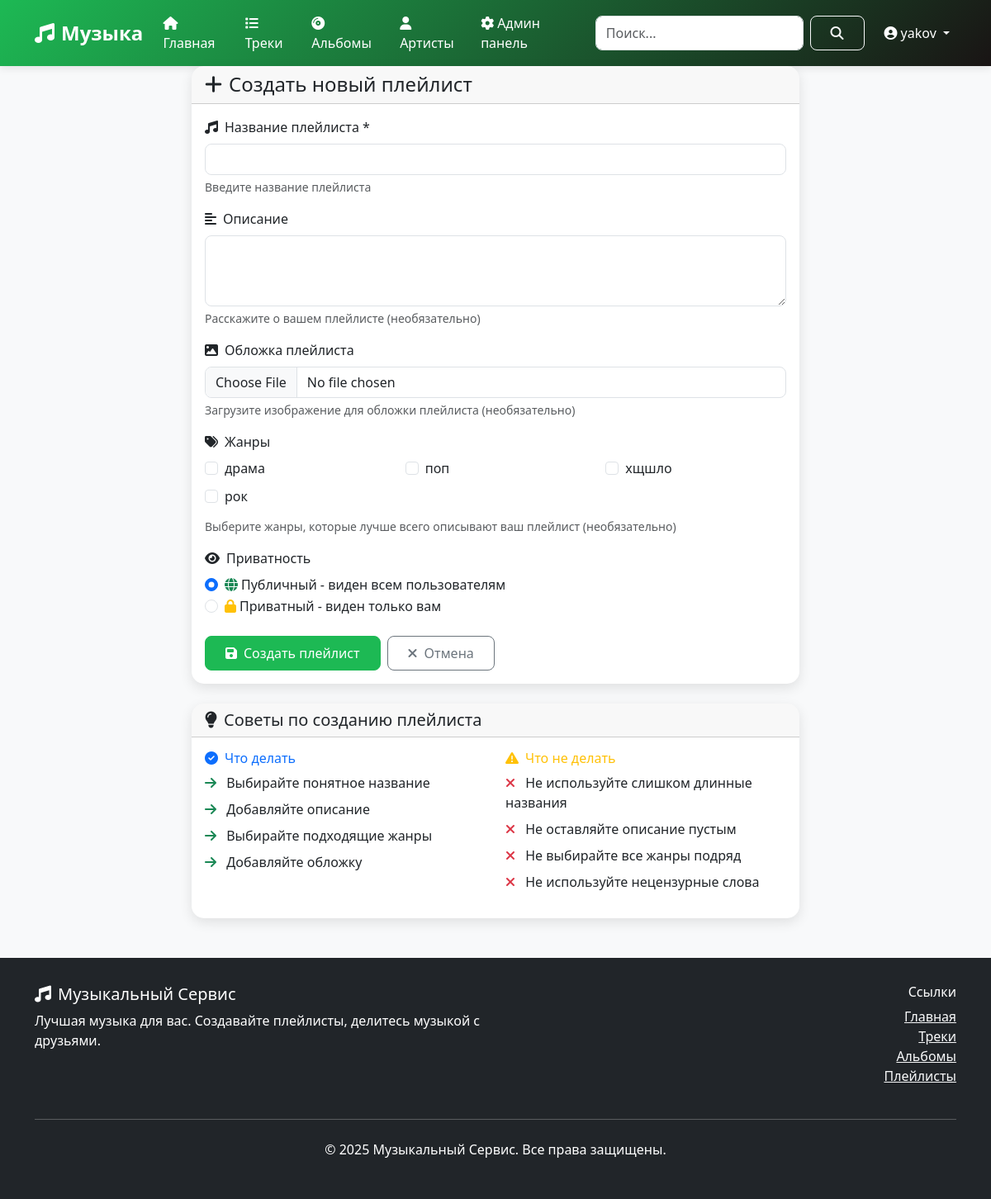
The page /playlist/create/ (signed in) on the database its author committed.
### music/models.py (models this page shows, shortened)
class User(AbstractUser):
    id = models.UUIDField(primary_key=True, default=uuid.uuid4, editable=False)
    login = models.CharField(max_length=100, unique=True)
    email = models.EmailField(unique=True)
    password = models.CharField(max_length=128)
    date_of_birth = models.DateField(null=True, blank=True)
    registration_date = models.DateTimeField(auto_now_add=True)
    avatar_url = models.URLField(max_length=500, null=True, blank=True)
    role = models.CharField(max_length=20, choices=[
        ('user', 'User'),
        ('admin', 'Admin'),
        ('moderator', 'Moderator')
    ], default='user')
    objects = CustomUserManager()
    USERNAME_FIELD = 'login'
    REQUIRED_FIELDS = ['email']
    class Meta:
        db_table = 'пользователи'
        verbose_name = 'Пользователь'
        verbose_name_plural = 'Пользователи'
    class Meta:
        db_table = 'пользователи'
        verbose_name = 'Пользователь'
        verbose_name_plural = 'Пользователи'

class Genre(models.Model):
    id = models.UUIDField(primary_key=True, default=uuid.uuid4, editable=False)
    name = models.CharField(max_length=100, unique=True, verbose_name='Название жанра')
    class Meta:
        db_table = 'жанры'
        verbose_name = 'Жанр'
        verbose_name_plural = 'Жанры'

### music/views.py (the view, shortened to what this page needs)
# urls.py: path('playlist/create/', views.create_playlist, name='create_playlist'),
@login_required
def create_playlist(request):
    if not request.user.is_authenticated:
        messages.error(request, 'Необходимо войти в систему для создания плейлиста.')
        return redirect('music:login')
    genres = Genre.objects.all()
    context = {
        'genres': genres,
    }
    return render(request, 'music/create_playlist.html', context)

### music/templates/music/create_playlist.html (shortened to what this page needs)
{% extends 'music/base.html' %}
{% block content %}
<div class="container">
    <div class="row justify-content-center">
        <div class="col-lg-8">
            <div class="card">
                <div class="card-header">
                    <h2 class="h4 mb-0">
                        <i class="fas fa-plus me-2"></i>Создать новый плейлист
                    </h2>
                </div>
                <div class="card-body">
                    <form method="POST" enctype="multipart/form-data">
                        <div class="mb-3">
                            <label for="name" class="form-label">
                                <i class="fas fa-music me-2"></i>Название плейлиста *
                            </label>
                            <input type="text" class="form-control" id="name" name="name" required>
                            <div class="form-text">Введите название плейлиста</div>
                        </div>
                        <div class="mb-3">
                            <label for="description" class="form-label">
                                <i class="fas fa-align-left me-2"></i>Описание
                            </label>
                            <textarea class="form-control" id="description" name="description" rows="3"></textarea>
                            <div class="form-text">Расскажите о вашем плейлисте (необязательно)</div>
                        </div>
                        <div class="mb-3">
                            <label for="photo" class="form-label">
                                <i class="fas fa-image me-2"></i>Обложка плейлиста
                            </label>
                            <input type="file" class="form-control" id="photo" name="photo" accept="image/*">
                            <div class="form-text">Загрузите изображение для обложки плейлиста (необязательно)</div>
                        </div>
                        <div class="mb-3">
                            <label class="form-label">
                                <i class="fas fa-tags me-2"></i>Жанры
                            </label>
                            <div class="row">
                                {% for genre in genres %}
                                    <div class="col-md-4 mb-2">
                                        <div class="form-check">
                                            <input class="form-check-input" type="checkbox"
                                                   id="genre_{{ genre.id }}" name="genres" value="{{ genre.id }}">
                                            <label class="form-check-label" for="genre_{{ genre.id }}">
                                                {{ genre.name }}
                                            </label>
                                        </div>
                                    </div>
                                {% endfor %}
                            </div>
                            <div class="form-text">Выберите жанры, которые лучше всего описывают ваш плейлист (необязательно)</div>
                        </div>
                        <div class="mb-4">
                            <label class="form-label">
                                <i class="fas fa-eye me-2"></i>Приватность
                            </label>
                            <div class="form-check">
                                <input class="form-check-input" type="radio" name="is_private" id="public" value="False" checked>
                                <label class="form-check-label" for="public">
                                    <i class="fas fa-globe text-success me-1"></i>Публичный - виден всем пользователям
                                </label>
                            </div>
                            <div class="form-check">
                                <input class="form-check-input" type="radio" name="is_private" id="private" value="True">
                                <label class="form-check-label" for="private">
                                    <i class="fas fa-lock text-warning me-1"></i>Приватный - виден только вам
                                </label>
                            </div>
                        </div>
                        <div class="d-flex gap-2">
                            <button type="submit" class="btn btn-primary">
                                <i class="fas fa-save me-2"></i>Создать плейлист
                            </button>
                            <a href="{% url 'music:my_playlists' %}" class="btn btn-outline-secondary">
                                <i class="fas fa-times me-2"></i>Отмена
                            </a>
                        </div>
                    </form>
                </div>
            </div>
            <div class="card mt-4">
                <div class="card-header">
                    <h3 class="h5 mb-0">
                        <i class="fas fa-lightbulb me-2"></i>Советы по созданию плейлиста
                    </h3>
                </div>
                <div class="card-body">
                    <div class="row">
                        <div class="col-md-6">
                            <h6 class="text-primary">
                                <i class="fas fa-check-circle me-2"></i>Что делать
                            </h6>
                            <ul class="list-unstyled">
                                <li class="mb-2">
                                    <i class="fas fa-arrow-right text-success me-2"></i>
                                    Выбирайте понятное название
                                </li>
                                <li class="mb-2">
                                    <i class="fas fa-arrow-right text-success me-2"></i>
                                    Добавляйте описание
                                </li>
                                <li class="mb-2">
                                    <i class="fas fa-arrow-right text-success me-2"></i>
                                    Выбирайте подходящие жанры
                                </li>
                                <li class="mb-2">
                                    <i class="fas fa-arrow-right text-success me-2"></i>
                                    Добавляйте обложку
                                </li>
                            </ul>
                        </div>
                        <div class="col-md-6">
                            <h6 class="text-warning">
                                <i class="fas fa-exclamation-triangle me-2"></i>Что не делать
                            </h6>
                            <ul class="list-unstyled">
                                <li class="mb-2">
                                    <i class="fas fa-times text-danger me-2"></i>
                                    Не используйте слишком длинные названия
                                </li>
                                <li class="mb-2">
                                    <i class="fas fa-times text-danger me-2"></i>
                                    Не оставляйте описание пустым
                                </li>
                                <li class="mb-2">
                                    <i class="fas fa-times text-danger me-2"></i>
                                    Не выбирайте все жанры подряд
                                </li>
                                <li class="mb-2">
                                    <i class="fas fa-times text-danger me-2"></i>
                                    Не используйте нецензурные слова
                                </li>
                            </ul>
                        </div>
                    </div>
                </div>
            </div>
        </div>
    </div>
</div>
{% endblock %}

### music/templates/music/base.html (shortened to what this page needs)
<!DOCTYPE html>
<html lang="ru">
<head>
    <link href="https://cdn.jsdelivr.net/npm/bootstrap@5.3.0/dist/css/bootstrap.min.css" rel="stylesheet">
    <link rel="stylesheet" href="https://cdnjs.cloudflare.com/ajax/libs/font-awesome/6.4.0/css/all.min.css">
</head>
<body>
    <nav class="navbar navbar-expand-lg navbar-dark">
        <div class="container">
            <a class="navbar-brand" href="{% url 'music:home' %}">
                <i class="fas fa-music me-2"></i>Музыка
            </a>
            <div class="collapse navbar-collapse" id="navbarNav">
                <ul class="navbar-nav me-auto">
                    <li class="nav-item">
                        <a class="nav-link" href="{% url 'music:home' %}">
                            <i class="fas fa-home me-1"></i>Главная
                        </a>
                    </li>
                    <li class="nav-item">
                        <a class="nav-link" href="{% url 'music:track_list' %}">
                            <i class="fas fa-list me-1"></i>Треки
                        </a>
                    </li>
                    <li class="nav-item">
                        <a class="nav-link" href="{% url 'music:album_list' %}">
                            <i class="fas fa-compact-disc me-1"></i>Альбомы
                        </a>
                    </li>
                    <li class="nav-item">
                        <a class="nav-link" href="{% url 'music:artist_list' %}">
                            <i class="fas fa-user me-1"></i>Артисты
                        </a>
                    </li>
                    {% if user.is_authenticated and user.role == 'admin' %}
                        <li class="nav-item">
                            <a class="nav-link" href="{% url 'music:admin_panel' %}">
                                <i class="fas fa-cog me-1"></i>Админ панель
                            </a>
                        </li>
                    {% endif %}
                </ul>
                <form class="d-flex me-3" method="GET" action="{% url 'music:track_list' %}">
                    <input class="form-control me-2" type="search" name="q" placeholder="Поиск..."
                           value="{{ request.GET.q }}" aria-label="Search">
                    <button class="btn btn-outline-light" type="submit">
                        <i class="fas fa-search"></i>
                    </button>
                </form>
                <ul class="navbar-nav">
                    {% if user.is_authenticated %}
                        <li class="nav-item dropdown">
                            <a class="nav-link dropdown-toggle" href="#" id="navbarDropdown" role="button"
                               data-bs-toggle="dropdown" aria-expanded="false">
                                <i class="fas fa-user-circle me-1"></i>{{ user.login }}
                            </a>
                        </li>
                    {% endif %}
                </ul>
            </div>
        </div>
    </nav>
    <main>
        {% block content %}{% endblock %}
    </main>
    <footer class="footer">
        <div class="container">
            <div class="row">
                <div class="col-md-6">
                    <h5><i class="fas fa-music me-2"></i>Музыкальный Сервис</h5>
                    <p>Лучшая музыка для вас. Создавайте плейлисты, делитесь музыкой с друзьями.</p>
                </div>
                <div class="col-md-6 text-md-end">
                    <h6>Ссылки</h6>
                    <ul class="list-unstyled">
                        <li><a href="{% url 'music:home' %}" class="text-light">Главная</a></li>
                        <li><a href="{% url 'music:track_list' %}" class="text-light">Треки</a></li>
                        <li><a href="{% url 'music:album_list' %}" class="text-light">Альбомы</a></li>
                        <li><a href="{% url 'music:playlist_list' %}" class="text-light">Плейлисты</a></li>
                    </ul>
                </div>
            </div>
            <hr class="my-4">
            <div class="text-center">
                <p>&copy; 2025 Музыкальный Сервис. Все права защищены.</p>
            </div>
        </div>
    </footer>
</body>
</html>

### music/templates/music/base.html (style rules this page uses)
:root { --primary-color: #1db954; --secondary-color: #191414; --accent-color: #ff6b6b; --text-color: #333; --light-bg: #f8f9fa; --dark-bg: #212529; }
body { font-family: 'Segoe UI', Tahoma, Geneva, Verdana, sans-serif; background-color: var(--light-bg); color: var(--text-color); }
.navbar { background: linear-gradient(135deg, var(--primary-color), var(--secondary-color)); box-shadow: 0 2px 10px rgba(0,0,0,0.1); }
.navbar-brand { font-weight: bold; font-size: 1.5rem; }
.nav-link { color: white !important; font-weight: 500; transition: all 0.3s ease; }
.card { border: none; border-radius: 15px; box-shadow: 0 5px 15px rgba(0,0,0,0.1); transition: transform 0.3s ease, box-shadow 0.3s ease; overflow: hidden; }
.btn-primary { background-color: var(--primary-color); border-color: var(--primary-color); border-radius: 25px; padding: 0.5rem 1.5rem; font-weight: 500; transition: all 0.3s ease; }
.footer { background: var(--dark-bg); color: white; padding: 2rem 0; margin-top: 3rem; }

### music/templates/music/create_playlist.html (style rules this page uses)
.form-control, .form-select { border-radius: 0.5rem; }
.btn { border-radius: 0.5rem; padding: 0.5rem 1.5rem; }
.form-check-input:checked { background-color: #0d6efd; border-color: #0d6efd; }

### rows shown on the page
User: login "yakov"
Genre: name "драма"
Genre: name "поп"
Genre: name "хщшло"
Genre: name "рок"
